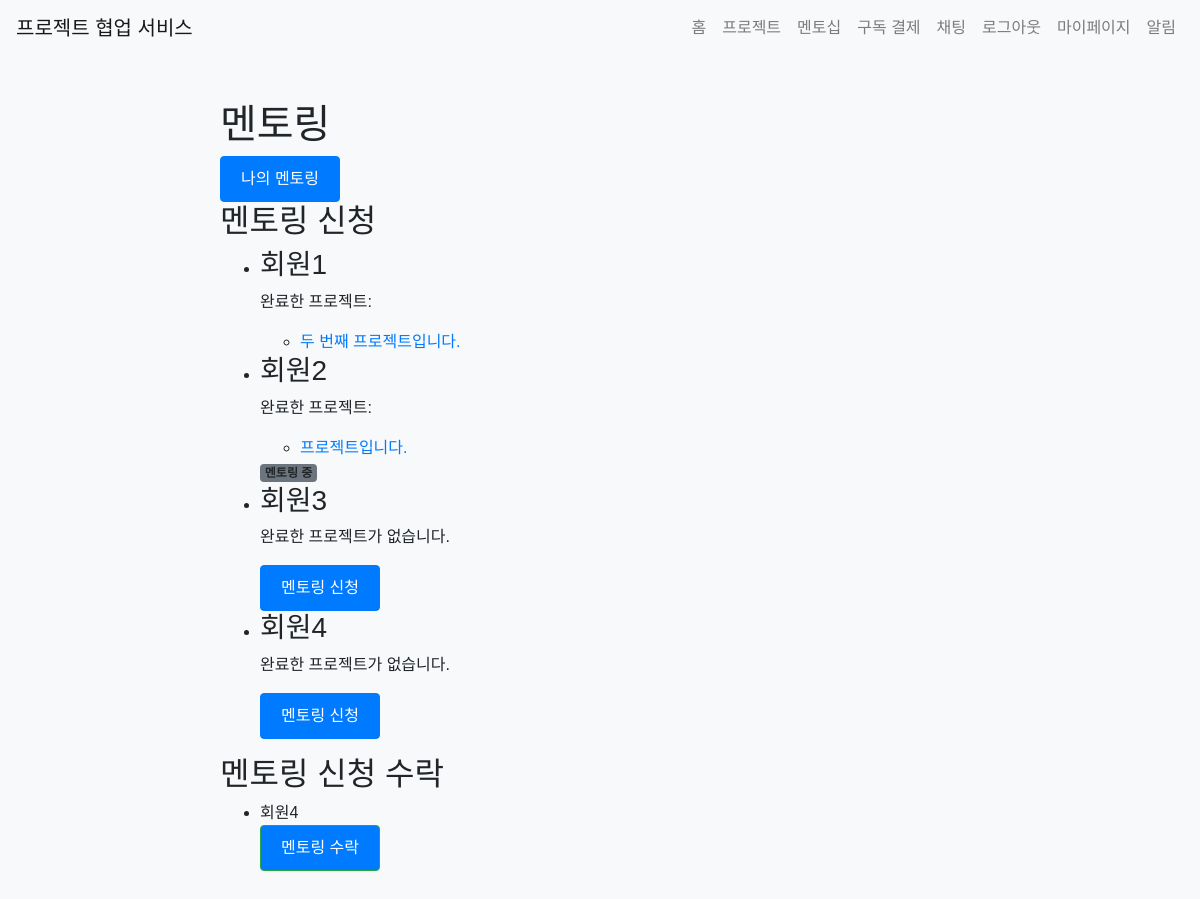
/mentorship/ (signed in), run on an earlier commit of the app's database.
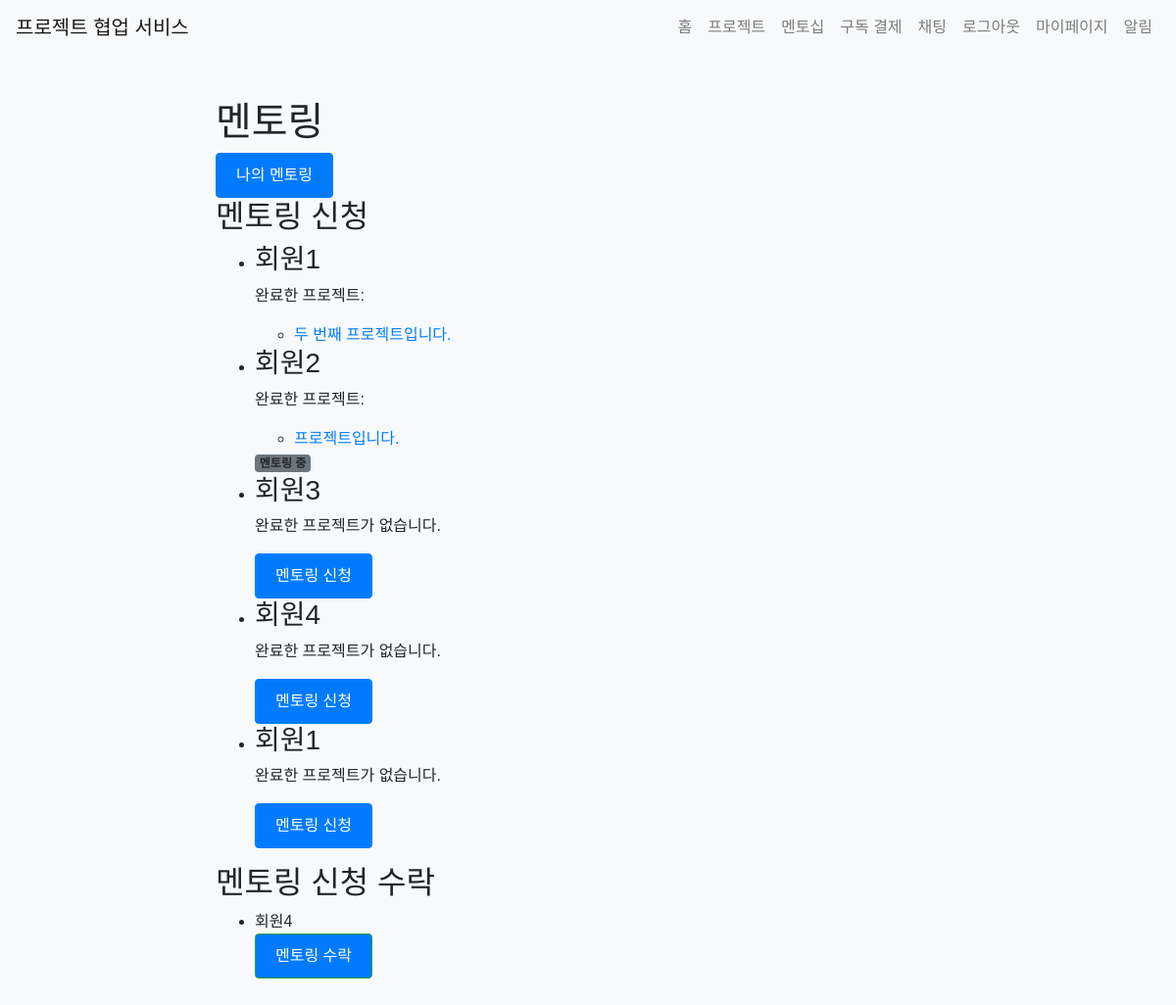
And on a later commit of the database.
### app/models.py (models this page shows)
class User(UserMixin, db.Model):
    id = db.Column(db.Integer, primary_key=True)
    name = db.Column(db.String(100), nullable=False)
    email = db.Column(db.String(120), unique=True, nullable=False)
    password = db.Column(db.String(255), nullable=False)
    bio = db.Column(db.Text)
    chat_rooms = db.relationship('ChatRoom', secondary='chat_room_participant', back_populates='participants', overlaps="chat_room_participants")
    chat_room_participants = db.relationship('ChatRoomParticipant', back_populates='user', overlaps="chat_rooms,participants")
    notifications = db.relationship('Notification', back_populates='user', lazy=True)
    projects = db.relationship('Project', secondary='project_participant', back_populates='participants', overlaps="project_participants")
    subscription = db.relationship('Subscription', back_populates='subscriber', uselist=False)
    created_projects = db.relationship('Project', back_populates='client', lazy=True, foreign_keys='Project.client_id')
    mentees = db.relationship('User',
                              secondary=mentorship_mentor,
                              primaryjoin=(mentorship_mentor.c.mentor_id == id),
                              secondaryjoin=(mentorship_mentor.c.mentee_id == id),
                              backref=db.backref('mentors', lazy='dynamic'),
                              lazy='dynamic')
    pending_mentees = db.relationship('User',
                                    secondary=mentorship_mentee,
                                    primaryjoin=(mentorship_mentee.c.mentor_id == id),
                                    secondaryjoin=(mentorship_mentee.c.mentee_id == id),
                                    backref=db.backref('pending_mentors', lazy='dynamic'),
                                    lazy='dynamic')
    project_participants = db.relationship('ProjectParticipant', back_populates='user', lazy=True, overlaps="projects")

class Project(db.Model):
    id = db.Column(db.Integer, primary_key=True)
    title = db.Column(db.String(100), nullable=False)
    description = db.Column(db.Text, nullable=False)
    start_date = db.Column(db.Date, nullable=False)
    end_date = db.Column(db.Date, nullable=False)
    created_at = db.Column(db.DateTime, default=datetime.utcnow)
    client_id = db.Column(db.Integer, db.ForeignKey('user.id'), nullable=False)
    client = db.relationship('User', back_populates='created_projects')
    completed = db.Column(db.Boolean, default=False)
    participants = db.relationship('User', secondary='project_participant', back_populates='projects', overlaps="project_participants")
    project_participants = db.relationship('ProjectParticipant', back_populates='project', lazy=True, overlaps="participants,projects")
    overview = db.Column(db.Text)
    requirements = db.Column(db.Text)
    flowchart = db.Column(db.Text)
    timeline = db.Column(db.Text)

### app/views/mentorship.py (the view)
@bp.route('/')
@login_required
def index():
    users = User.query.all()
    request_form = RequestMentorshipForm()
    accept_form = AcceptMentorshipForm()
    return render_template('mentorship/index.html', users=users, request_form=request_form, accept_form=accept_form)

### app/forms.py
class RequestMentorshipForm(FlaskForm):
    submit = SubmitField('멘토링 신청')

class AcceptMentorshipForm(FlaskForm):
    submit = SubmitField('멘토링 수락')

### app/__init__.py (called while the page is built)
@login_manager.user_loader
def load_user(user_id):
    if user_id is not None:
        return User.query.get(int(user_id))
    return None

### app/templates/mentorship/index.html (shortened to what this page needs)
{% extends 'base.html' %}
{% block content %}
<h1>멘토링</h1>
<a href="{{ url_for('mentorship.my_mentoring') }}" class="btn btn-primary">나의 멘토링</a>
<h2>멘토링 신청</h2>
<ul>
  {% for user in users %}
    <li>
      <h3>{{ user.name }}</h3>
      {% if user.created_projects %}
        <p>완료한 프로젝트:</p>
        <ul>
          {% for project in user.created_projects|selectattr('completed') %}
            <li>
              <a href="{{ url_for('project.detail', project_id=project.id) }}">{{ project.title }}</a>
            </li>
          {% endfor %}
        </ul>
      {% else %}
        <p>완료한 프로젝트가 없습니다.</p>
      {% endif %}
      {% if user != current_user %}
        {% if user in current_user.mentors %}
          <span class="badge bg-secondary">멘토링 중</span>
        {% elif user not in current_user.pending_mentors %}
          <form action="{{ url_for('mentorship.request_mentorship', mentor_id=user.id) }}" method="post">
            {{ request_form.submit(class="btn btn-primary") }}
          </form>
        {% else %}
          <span class="badge bg-warning">신청 대기 중</span>
        {% endif %}
      {% endif %}
    </li>
  {% endfor %}
</ul>
<h2>멘토링 신청 수락</h2>
<ul>
  {% for mentee in current_user.pending_mentees %}
    <li>
      {{ mentee.name }}
      {% if mentee not in current_user.mentees %}
        <form action="{{ url_for('mentorship.accept_mentorship', mentee_id=mentee.id) }}" method="post">
          {{ accept_form.submit(class="btn btn-success") }}
        </form>
      {% else %}
        <span class="badge bg-secondary">멘토링 중</span>
      {% endif %}
    </li>
  {% endfor %}
</ul>
{% endblock %}

### app/templates/base.html (shortened to what this page needs)
<!DOCTYPE html>
<html lang="ko">
<head>
    <link rel="stylesheet" href="https://maxcdn.bootstrapcdn.com/bootstrap/4.5.2/css/bootstrap.min.css">
    <link rel="stylesheet" href="{{ url_for('static', filename='css/style.css') }}">
</head>
<body>
    <nav class="navbar navbar-expand-lg navbar-light bg-light">
        <a class="navbar-brand" href="/">프로젝트 협업 서비스</a>
        <div class="collapse navbar-collapse" id="navbarNav">
            <ul class="navbar-nav ml-auto">
                <li class="nav-item">
                    <a class="nav-link" href="{{ url_for('main.index') }}">홈</a>
                </li>
                <li class="nav-item">
                    <a class="nav-link" href="{{ url_for('project.list_projects') }}">프로젝트</a>
                </li>
                {% if current_user.is_authenticated %}
                <li class="nav-item">
                    <a class="nav-link" href="{{ url_for('mentorship.index') }}">멘토십</a>
                </li>
                <li class="nav-item">
                    <a class="nav-link" href="{{ url_for('payments.subscribe') }}">구독 결제</a>
                </li>
                <li class="nav-item">
                    <a class="nav-link" href="{{ url_for('chat.chat_list') }}">채팅</a>
                </li>
                <li class="nav-item">
                    <a class="nav-link" href="{{ url_for('auth.logout') }}">로그아웃</a>
                </li>
                <li class="nav-item">
                    <a class="nav-link" href="{{ url_for('mypage.index') }}">마이페이지</a>
                </li>
                <li class="nav-item">
                    <a class="nav-link" href="{{ url_for('notification.index') }}">
                        알림
                    </a>
                </li>
                {% endif %}
            </ul>
        </div>
    </nav>
    <div class="container mt-4">
        {% block content %}{% endblock %}
    </div>
</body>
</html>

### app/static/css/style.css (style rules this page uses)
body { font-family: Arial, sans-serif; background-color: #f8f9fa; margin: 0; padding: 0; }
.container { max-width: 800px; margin: 0 auto; padding: 20px; }
.btn { display: inline-block; padding: 10px 20px; background-color: #007bff; color: #fff; text-decoration: none; border-radius: 4px; cursor: pointer; }
.btn-primary { background-color: #007bff; }

What changed in the data, as far as the page shows it:
added User: name "회원1", shows "완료한 프로젝트가 없습니다.", shown under "멘토링 신청"
